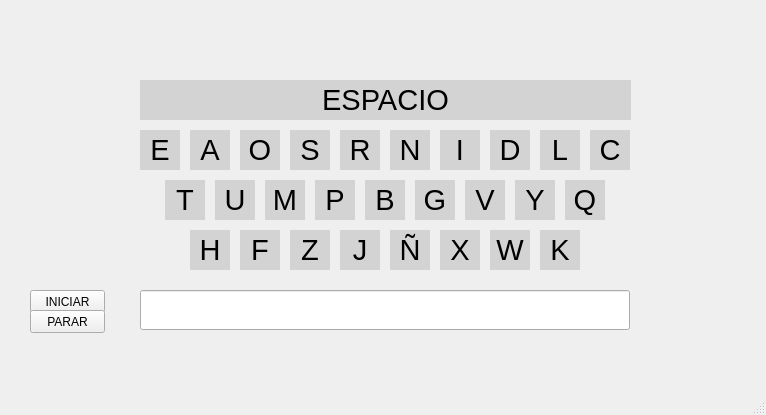
<?xml version="1.0" encoding="UTF-8"?>
<ui version="4.0">
 <class>MainWindow</class>
 <widget class="QMainWindow" name="MainWindow">
  <property name="geometry">
   <rect>
    <x>0</x>
    <y>0</y>
    <width>766</width>
    <height>415</height>
   </rect>
  </property>
  <property name="windowTitle">
   <string>Prototipo - Teclado</string>
  </property>
  <property name="styleSheet">
   <string notr="true">QLabel { background: lightgray }</string>
  </property>
  <widget class="QWidget" name="centralWidget">
   <widget class="QPushButton" name="b_inicio">
    <property name="geometry">
     <rect>
      <x>30</x>
      <y>290</y>
      <width>75</width>
      <height>23</height>
     </rect>
    </property>
    <property name="text">
     <string>INICIAR</string>
    </property>
   </widget>
   <widget class="QPushButton" name="b_parada">
    <property name="geometry">
     <rect>
      <x>30</x>
      <y>310</y>
      <width>75</width>
      <height>23</height>
     </rect>
    </property>
    <property name="text">
     <string>PARAR</string>
    </property>
   </widget>
   <widget class="QLineEdit" name="texto">
    <property name="geometry">
     <rect>
      <x>140</x>
      <y>290</y>
      <width>490</width>
      <height>40</height>
     </rect>
    </property>
    <property name="font">
     <font>
      <pointsize>22</pointsize>
     </font>
    </property>
   </widget>
   <widget class="QPushButton" name="b_parpadeo">
    <property name="geometry">
     <rect>
      <x>150</x>
      <y>300</y>
      <width>75</width>
      <height>23</height>
     </rect>
    </property>
    <property name="text">
     <string>PARPADEO</string>
    </property>
   </widget>
   <widget class="QLabel" name="label_e">
    <property name="geometry">
     <rect>
      <x>140</x>
      <y>130</y>
      <width>40</width>
      <height>40</height>
     </rect>
    </property>
    <property name="font">
     <font>
      <pointsize>22</pointsize>
     </font>
    </property>
    <property name="text">
     <string>E</string>
    </property>
    <property name="alignment">
     <set>Qt::AlignCenter</set>
    </property>
   </widget>
   <widget class="QLabel" name="label_a">
    <property name="geometry">
     <rect>
      <x>190</x>
      <y>130</y>
      <width>40</width>
      <height>40</height>
     </rect>
    </property>
    <property name="font">
     <font>
      <pointsize>22</pointsize>
     </font>
    </property>
    <property name="text">
     <string>A</string>
    </property>
    <property name="alignment">
     <set>Qt::AlignCenter</set>
    </property>
   </widget>
   <widget class="QLabel" name="label_o">
    <property name="geometry">
     <rect>
      <x>240</x>
      <y>130</y>
      <width>40</width>
      <height>40</height>
     </rect>
    </property>
    <property name="font">
     <font>
      <pointsize>22</pointsize>
     </font>
    </property>
    <property name="text">
     <string>O</string>
    </property>
    <property name="alignment">
     <set>Qt::AlignCenter</set>
    </property>
   </widget>
   <widget class="QLabel" name="label_s">
    <property name="geometry">
     <rect>
      <x>290</x>
      <y>130</y>
      <width>40</width>
      <height>40</height>
     </rect>
    </property>
    <property name="font">
     <font>
      <pointsize>22</pointsize>
     </font>
    </property>
    <property name="text">
     <string>S</string>
    </property>
    <property name="alignment">
     <set>Qt::AlignCenter</set>
    </property>
   </widget>
   <widget class="QLabel" name="label_r">
    <property name="geometry">
     <rect>
      <x>340</x>
      <y>130</y>
      <width>40</width>
      <height>40</height>
     </rect>
    </property>
    <property name="font">
     <font>
      <pointsize>22</pointsize>
     </font>
    </property>
    <property name="text">
     <string>R</string>
    </property>
    <property name="alignment">
     <set>Qt::AlignCenter</set>
    </property>
   </widget>
   <widget class="QLabel" name="label_n">
    <property name="geometry">
     <rect>
      <x>390</x>
      <y>130</y>
      <width>40</width>
      <height>40</height>
     </rect>
    </property>
    <property name="font">
     <font>
      <pointsize>22</pointsize>
     </font>
    </property>
    <property name="text">
     <string>N</string>
    </property>
    <property name="alignment">
     <set>Qt::AlignCenter</set>
    </property>
   </widget>
   <widget class="QLabel" name="label_i">
    <property name="geometry">
     <rect>
      <x>440</x>
      <y>130</y>
      <width>40</width>
      <height>40</height>
     </rect>
    </property>
    <property name="font">
     <font>
      <pointsize>22</pointsize>
     </font>
    </property>
    <property name="text">
     <string>I</string>
    </property>
    <property name="alignment">
     <set>Qt::AlignCenter</set>
    </property>
   </widget>
   <widget class="QLabel" name="label_d">
    <property name="geometry">
     <rect>
      <x>490</x>
      <y>130</y>
      <width>40</width>
      <height>40</height>
     </rect>
    </property>
    <property name="font">
     <font>
      <pointsize>22</pointsize>
     </font>
    </property>
    <property name="text">
     <string>D</string>
    </property>
    <property name="alignment">
     <set>Qt::AlignCenter</set>
    </property>
   </widget>
   <widget class="QLabel" name="label_l">
    <property name="geometry">
     <rect>
      <x>540</x>
      <y>130</y>
      <width>40</width>
      <height>40</height>
     </rect>
    </property>
    <property name="font">
     <font>
      <pointsize>22</pointsize>
     </font>
    </property>
    <property name="text">
     <string>L</string>
    </property>
    <property name="alignment">
     <set>Qt::AlignCenter</set>
    </property>
   </widget>
   <widget class="QLabel" name="label_c">
    <property name="geometry">
     <rect>
      <x>590</x>
      <y>130</y>
      <width>40</width>
      <height>40</height>
     </rect>
    </property>
    <property name="font">
     <font>
      <pointsize>22</pointsize>
     </font>
    </property>
    <property name="text">
     <string>C</string>
    </property>
    <property name="alignment">
     <set>Qt::AlignCenter</set>
    </property>
   </widget>
   <widget class="QLabel" name="label_t">
    <property name="geometry">
     <rect>
      <x>165</x>
      <y>180</y>
      <width>40</width>
      <height>40</height>
     </rect>
    </property>
    <property name="font">
     <font>
      <pointsize>22</pointsize>
     </font>
    </property>
    <property name="text">
     <string>T</string>
    </property>
    <property name="alignment">
     <set>Qt::AlignCenter</set>
    </property>
   </widget>
   <widget class="QLabel" name="label_u">
    <property name="geometry">
     <rect>
      <x>215</x>
      <y>180</y>
      <width>40</width>
      <height>40</height>
     </rect>
    </property>
    <property name="font">
     <font>
      <pointsize>22</pointsize>
     </font>
    </property>
    <property name="text">
     <string>U</string>
    </property>
    <property name="alignment">
     <set>Qt::AlignCenter</set>
    </property>
   </widget>
   <widget class="QLabel" name="label_m">
    <property name="geometry">
     <rect>
      <x>265</x>
      <y>180</y>
      <width>40</width>
      <height>40</height>
     </rect>
    </property>
    <property name="font">
     <font>
      <pointsize>22</pointsize>
     </font>
    </property>
    <property name="text">
     <string>M</string>
    </property>
    <property name="alignment">
     <set>Qt::AlignCenter</set>
    </property>
   </widget>
   <widget class="QLabel" name="label_p">
    <property name="geometry">
     <rect>
      <x>315</x>
      <y>180</y>
      <width>40</width>
      <height>40</height>
     </rect>
    </property>
    <property name="font">
     <font>
      <pointsize>22</pointsize>
     </font>
    </property>
    <property name="text">
     <string>P</string>
    </property>
    <property name="alignment">
     <set>Qt::AlignCenter</set>
    </property>
   </widget>
   <widget class="QLabel" name="label_b">
    <property name="geometry">
     <rect>
      <x>365</x>
      <y>180</y>
      <width>40</width>
      <height>40</height>
     </rect>
    </property>
    <property name="font">
     <font>
      <pointsize>22</pointsize>
     </font>
    </property>
    <property name="text">
     <string>B</string>
    </property>
    <property name="alignment">
     <set>Qt::AlignCenter</set>
    </property>
   </widget>
   <widget class="QLabel" name="label_g">
    <property name="geometry">
     <rect>
      <x>415</x>
      <y>180</y>
      <width>40</width>
      <height>40</height>
     </rect>
    </property>
    <property name="font">
     <font>
      <pointsize>22</pointsize>
     </font>
    </property>
    <property name="text">
     <string>G</string>
    </property>
    <property name="alignment">
     <set>Qt::AlignCenter</set>
    </property>
   </widget>
   <widget class="QLabel" name="label_v">
    <property name="geometry">
     <rect>
      <x>465</x>
      <y>180</y>
      <width>40</width>
      <height>40</height>
     </rect>
    </property>
    <property name="font">
     <font>
      <pointsize>22</pointsize>
     </font>
    </property>
    <property name="text">
     <string>V</string>
    </property>
    <property name="alignment">
     <set>Qt::AlignCenter</set>
    </property>
   </widget>
   <widget class="QLabel" name="label_y">
    <property name="geometry">
     <rect>
      <x>515</x>
      <y>180</y>
      <width>40</width>
      <height>40</height>
     </rect>
    </property>
    <property name="font">
     <font>
      <pointsize>22</pointsize>
     </font>
    </property>
    <property name="text">
     <string>Y</string>
    </property>
    <property name="alignment">
     <set>Qt::AlignCenter</set>
    </property>
   </widget>
   <widget class="QLabel" name="label_q">
    <property name="geometry">
     <rect>
      <x>565</x>
      <y>180</y>
      <width>40</width>
      <height>40</height>
     </rect>
    </property>
    <property name="font">
     <font>
      <pointsize>22</pointsize>
     </font>
    </property>
    <property name="text">
     <string>Q</string>
    </property>
    <property name="alignment">
     <set>Qt::AlignCenter</set>
    </property>
   </widget>
   <widget class="QLabel" name="label_h">
    <property name="geometry">
     <rect>
      <x>190</x>
      <y>230</y>
      <width>40</width>
      <height>40</height>
     </rect>
    </property>
    <property name="font">
     <font>
      <pointsize>22</pointsize>
     </font>
    </property>
    <property name="text">
     <string>H</string>
    </property>
    <property name="alignment">
     <set>Qt::AlignCenter</set>
    </property>
   </widget>
   <widget class="QLabel" name="label_f">
    <property name="geometry">
     <rect>
      <x>240</x>
      <y>230</y>
      <width>40</width>
      <height>40</height>
     </rect>
    </property>
    <property name="font">
     <font>
      <pointsize>22</pointsize>
     </font>
    </property>
    <property name="text">
     <string>F</string>
    </property>
    <property name="alignment">
     <set>Qt::AlignCenter</set>
    </property>
   </widget>
   <widget class="QLabel" name="label_z">
    <property name="geometry">
     <rect>
      <x>290</x>
      <y>230</y>
      <width>40</width>
      <height>40</height>
     </rect>
    </property>
    <property name="font">
     <font>
      <pointsize>22</pointsize>
     </font>
    </property>
    <property name="text">
     <string>Z</string>
    </property>
    <property name="alignment">
     <set>Qt::AlignCenter</set>
    </property>
   </widget>
   <widget class="QLabel" name="label_j">
    <property name="geometry">
     <rect>
      <x>340</x>
      <y>230</y>
      <width>40</width>
      <height>40</height>
     </rect>
    </property>
    <property name="font">
     <font>
      <pointsize>22</pointsize>
     </font>
    </property>
    <property name="text">
     <string>J</string>
    </property>
    <property name="alignment">
     <set>Qt::AlignCenter</set>
    </property>
   </widget>
   <widget class="QLabel" name="label_ng">
    <property name="geometry">
     <rect>
      <x>390</x>
      <y>230</y>
      <width>40</width>
      <height>40</height>
     </rect>
    </property>
    <property name="font">
     <font>
      <pointsize>22</pointsize>
     </font>
    </property>
    <property name="text">
     <string>Ñ</string>
    </property>
    <property name="alignment">
     <set>Qt::AlignCenter</set>
    </property>
   </widget>
   <widget class="QLabel" name="label_x">
    <property name="geometry">
     <rect>
      <x>440</x>
      <y>230</y>
      <width>40</width>
      <height>40</height>
     </rect>
    </property>
    <property name="font">
     <font>
      <pointsize>22</pointsize>
     </font>
    </property>
    <property name="text">
     <string>X</string>
    </property>
    <property name="alignment">
     <set>Qt::AlignCenter</set>
    </property>
   </widget>
   <widget class="QLabel" name="label_w">
    <property name="geometry">
     <rect>
      <x>490</x>
      <y>230</y>
      <width>40</width>
      <height>40</height>
     </rect>
    </property>
    <property name="font">
     <font>
      <pointsize>22</pointsize>
     </font>
    </property>
    <property name="text">
     <string>W</string>
    </property>
    <property name="alignment">
     <set>Qt::AlignCenter</set>
    </property>
   </widget>
   <widget class="QLabel" name="label_k">
    <property name="geometry">
     <rect>
      <x>540</x>
      <y>230</y>
      <width>40</width>
      <height>40</height>
     </rect>
    </property>
    <property name="font">
     <font>
      <pointsize>22</pointsize>
     </font>
    </property>
    <property name="text">
     <string>K</string>
    </property>
    <property name="alignment">
     <set>Qt::AlignCenter</set>
    </property>
   </widget>
   <widget class="QLabel" name="label_espacio">
    <property name="geometry">
     <rect>
      <x>140</x>
      <y>80</y>
      <width>491</width>
      <height>40</height>
     </rect>
    </property>
    <property name="font">
     <font>
      <pointsize>22</pointsize>
     </font>
    </property>
    <property name="text">
     <string>ESPACIO</string>
    </property>
    <property name="alignment">
     <set>Qt::AlignCenter</set>
    </property>
   </widget>
   <zorder>b_inicio</zorder>
   <zorder>b_parada</zorder>
   <zorder>b_parpadeo</zorder>
   <zorder>label_e</zorder>
   <zorder>label_a</zorder>
   <zorder>label_o</zorder>
   <zorder>label_s</zorder>
   <zorder>label_r</zorder>
   <zorder>label_n</zorder>
   <zorder>label_i</zorder>
   <zorder>label_d</zorder>
   <zorder>label_l</zorder>
   <zorder>label_c</zorder>
   <zorder>label_t</zorder>
   <zorder>label_u</zorder>
   <zorder>label_m</zorder>
   <zorder>label_p</zorder>
   <zorder>label_b</zorder>
   <zorder>label_g</zorder>
   <zorder>label_v</zorder>
   <zorder>label_y</zorder>
   <zorder>label_q</zorder>
   <zorder>label_h</zorder>
   <zorder>label_f</zorder>
   <zorder>label_z</zorder>
   <zorder>label_j</zorder>
   <zorder>label_ng</zorder>
   <zorder>label_x</zorder>
   <zorder>label_w</zorder>
   <zorder>label_k</zorder>
   <zorder>label_espacio</zorder>
   <zorder>texto</zorder>
  </widget>
  <widget class="QStatusBar" name="statusBar"/>
 </widget>
 <layoutdefault spacing="6" margin="11"/>
 <tabstops>
  <tabstop>b_inicio</tabstop>
  <tabstop>b_parada</tabstop>
  <tabstop>texto</tabstop>
 </tabstops>
 <resources/>
 <connections/>
</ui>
